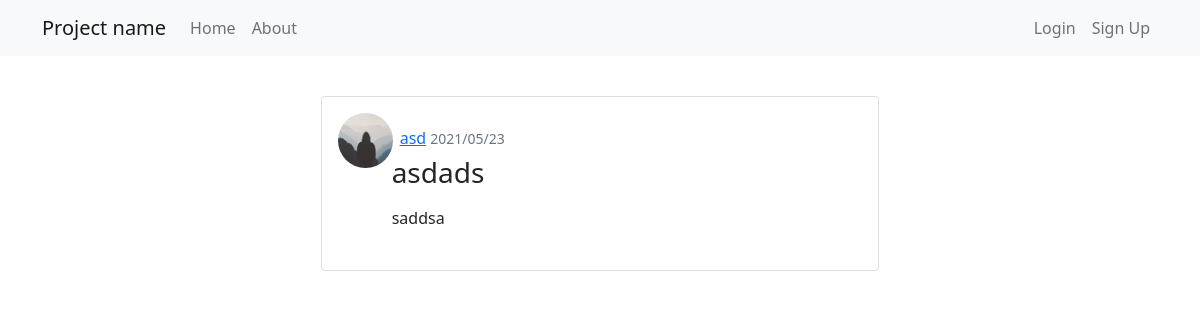
/post/6, run on an earlier commit of the app's database.
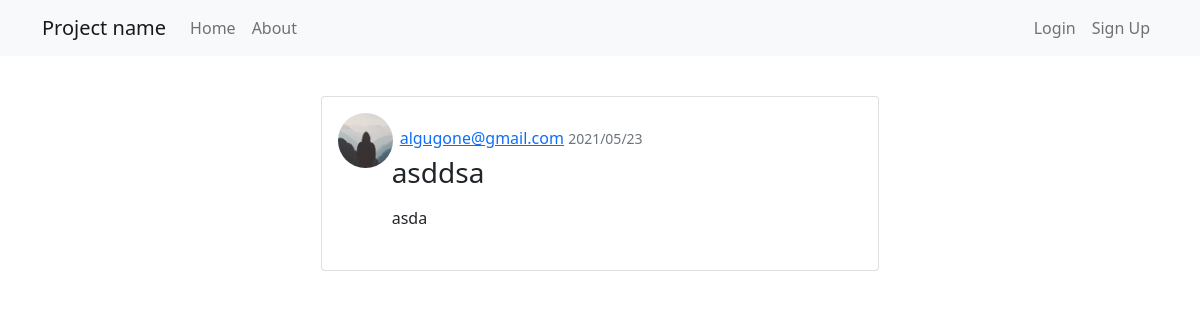
And on a later commit of the database.
### flask_app/models.py (models this page shows, shortened)
class User(db.Model, UserMixin):
    id = db.Column(db.Integer, primary_key=True)
    username = db.Column(db.String(20), unique=True, nullable=False)
    email = db.Column(db.String(120), unique=True, nullable=False)
    profile_image = db.Column(db.String(20), nullable=False, default='default.jpg')
    password = db.Column(db.String(60), nullable=False)
    bio = db.Column(db.Text, nullable=True)
    posts = db.relationship('Posts', backref='author', lazy=True)
    followed = db.relationship(
        'User', secondary=followers,
        primaryjoin=(followers.c.follower_id == id),
        secondaryjoin=(followers.c.followed_id == id),
        backref=db.backref('followers', lazy='dynamic'), lazy='dynamic')

class Posts(db.Model):
    id = db.Column(db.Integer, primary_key=True)
    title = db.Column(db.String(100), nullable=False)
    date_posted = db.Column(db.DateTime, nullable=False, default=datetime.utcnow)
    content = db.Column(db.Text, nullable=False)
    post_image = db.Column(db.String(20), nullable=True)
    user_id = db.Column(db.Integer, db.ForeignKey('user.id'), nullable=False)

### flask_app/routes.py (the view)
@app.route("/post/<int:post_id>")
def post(post_id):
    post = Posts.query.get_or_404(post_id)
    return render_template('post.html', title=post.title, post=post, user=current_user)

### flask_app/templates/post.html (shortened to what this page needs)
{% extends "layout.html" %}
{% block body%}
        <div class="d-flex justify-content-center">
            <div class="card mt-3 w-50">
                <div class="card-body">
                    <div class="row">
                        <div class="col-1 ml-lg-1">
                            <img class="rounded-circle" style="height: 55px; width: 55px;" src="{{ url_for('static', filename='profile_pics/' + post.author.profile_image) }}" alt="pfp">
                        </div>
                        <div class="col-9 m-2">
                            <h6 class="card-subtitle m-2 text-muted">
                                <a class="mr-3" href="#">{{ post.author.username }}</a>
                                <small class="text-muted">{{ post.date_posted.strftime('%Y/%m/%d') }}</small>
                            </h6>
                            <h3 class="card-title">{{ post.title }}</h3>
                            <p class="card-text"><p class="card-text">{{ post.content }}</p></p>
                        </div>
                    </div>
                </div>
            </div>
        </div>
{% endblock %}

### flask_app/templates/layout.html (shortened to what this page needs)
<!DOCTYPE html>
<html lang="en">
<head>
    <link rel="stylesheet" type="text/css" href="{{ url_for('static', filename='style.css') }}">
    <link href="https://cdn.jsdelivr.net/npm/bootstrap@5.0.1/dist/css/bootstrap.min.css" rel="stylesheet">
</head>
<body>
    <header class="site-header">
        <nav class="navbar navbar-expand-md navbar-light bg-light position-sticky">
            <div class="container">
                <a class="navbar-brand mr-4" href="{{ url_for('home') }}">Project name</a>
                <div class="collapse navbar-collapse" id="navbarSupportedContent">
                    <ul class="navbar-nav me-auto mb-2 mb-lg-0">
                        <li class="nav-item">
                            <a class="nav-link" href="{{ url_for('home') }}">Home</a>
                        </li>
                        <li class="nav-item">
                            <a class="nav-link" href="{{ url_for('about') }}">About</a>
                        </li>
                    </ul>
                    <ul class="navbar-nav d-flex">
                        {% if current_user.is_authenticated %}
                            <li class="nav-item">
                                <a class="nav-link" href="{{ url_for('new_post') }}">New Post</a>
                            </li>
                            <li class="nav-item">
                                <a class="nav-link" href="{{ url_for('account') }}">Account</a>
                            </li>
                            <li class="nav-item">
                                <a class="nav-link" href="{{ url_for('logout') }}">Logout</a>
                            </li>
                        {% else %}
                            <li class="nav-item">
                                <a class="nav-link" href="{{ url_for('login') }}">Login</a>
                            </li>
                            <li class="nav-item">
                                <a class="nav-link" href="{{ url_for('signup') }}">Sign Up</a>
                            </li>
                        {% endif %}
                    </ul>
                </div>
            </div>
        </nav>
    </header>
    <main role="main" class="container mt-4">
        {% block body %}{% endblock %}
    </main>
</body>
</html>

What changed in the data, as far as the page shows it:
changed User: author.username "asd" → "algugone@gmail.com"
changed Posts: title "asdads" → "asddsa"; content "saddsa" → "asda"
